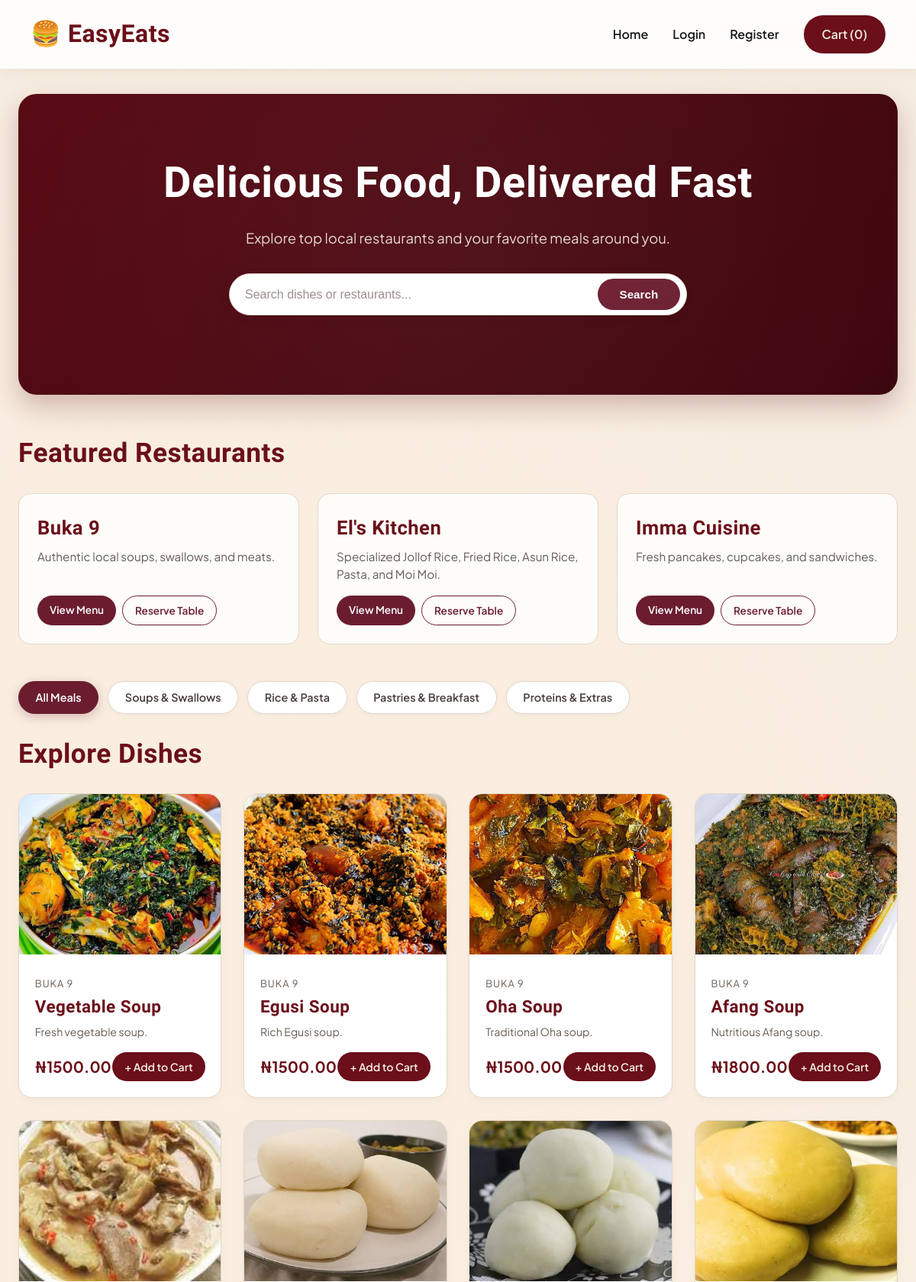
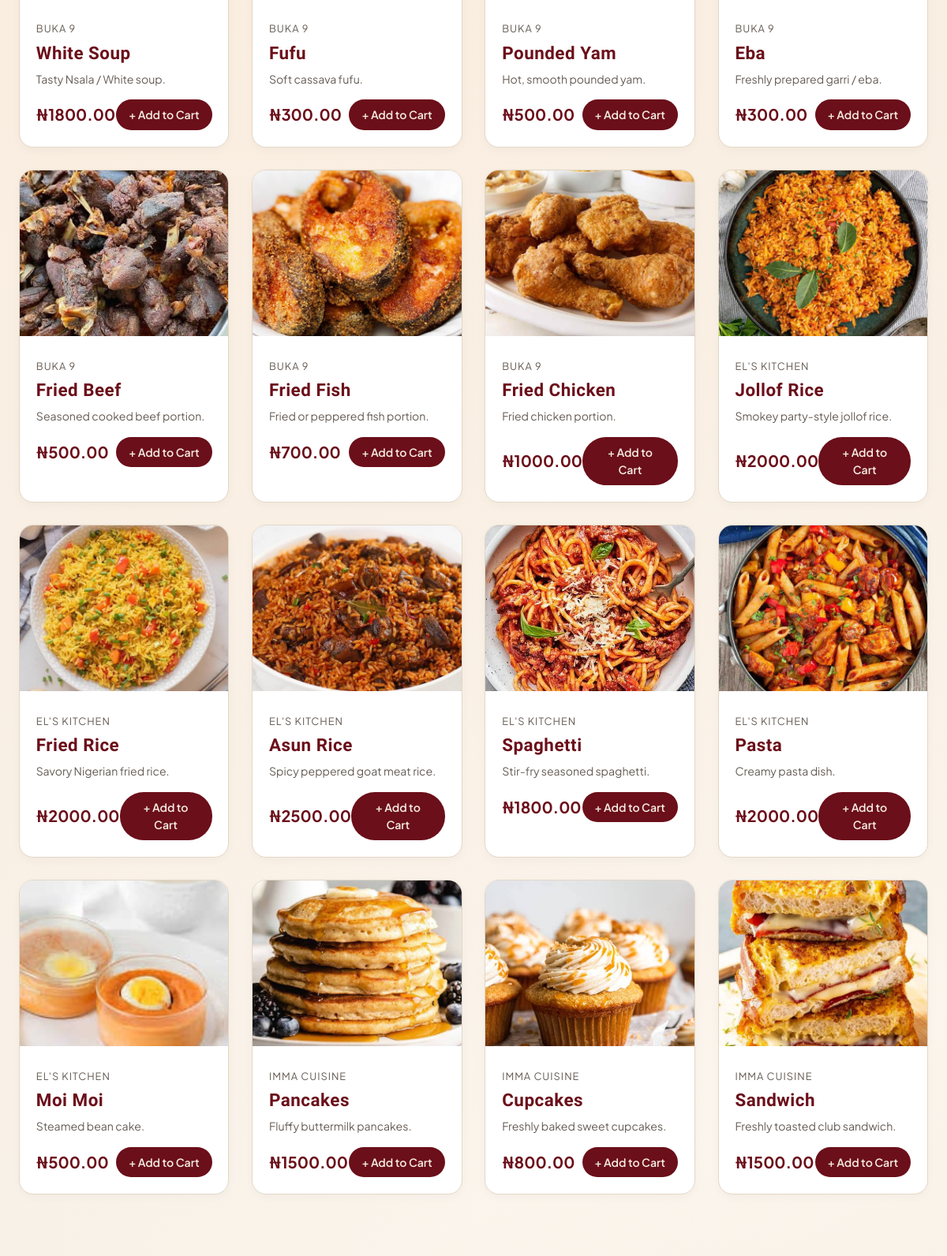
The page / (upper part) on the database its author committed (2 pictures, top to bottom).
### food_orders/models.py (models this page shows, shortened)
class Restaurant(models.Model):
    name = models.CharField(max_length=100)
    slug = models.SlugField(unique=True)
    description = models.TextField(blank=True)
    location = models.CharField(max_length=50, choices=LOCATION_CHOICES, default='ihiagwa')

class Category(models.Model):
    name = models.CharField(max_length=100)
    slug = models.SlugField(unique=True)
    class Meta:
        verbose_name_plural = 'Categories'

class Dish(models.Model):
    restaurant = models.ForeignKey(Restaurant, on_delete=models.CASCADE, related_name='dishes')
    category = models.ForeignKey(Category, on_delete=models.CASCADE, related_name='dishes')
    name = models.CharField(max_length=100)
    slug = models.SlugField(unique=True)
    description = models.TextField(blank=True)
    price = models.DecimalField(max_digits=10, decimal_places=2)
    image = models.ImageField(upload_to='dishes/', blank=True, null=True)
    is_available = models.BooleanField(default=True)

### food_orders/views.py (the view)
# urls.py: path('', views.home, name='home'),
def home(request):
    categories = Category.objects.all()
    restaurants = Restaurant.objects.all()
    query = request.GET.get('q', '').strip()
    selected_category_slug = request.GET.get('category')
    dishes = Dish.objects.filter(is_available=True)
    if query:
        dishes = dishes.filter(
            Q(name__icontains=query) |
            Q(description__icontains=query) |
            Q(restaurant__name__icontains=query)
        )
    if selected_category_slug:
        dishes = dishes.filter(category__slug=selected_category_slug)
    context = {
        'categories': categories,
        'restaurants': restaurants,
        'dishes': dishes,
        'selected_category': selected_category_slug,
        'query': query,
    }
    return render(request, 'food_orders/home.html', context)

### food_orders/context_processors.py (called while the page is built)
def cart_counter(request):
    cart_id = request.session.get('cart_id')
    total_items = 0
    if cart_id:
        try:
            cart = Cart.objects.get(id=cart_id)
            total_items = sum(item.quantity for item in cart.items.all())
        except Cart.DoesNotExist:
            pass
    return {'cart_total_items': total_items}

### food_orders/templates/food_orders/home.html (shortened to what this page needs)
{% extends 'food_orders/base.html' %}
{% block content %}
<section class="hero">
    <h1>Delicious Food, Delivered Fast</h1>
    <p>Explore top local restaurants and your favorite meals around you.</p>
    <form action="{% url 'home' %}" method="GET" class="search-form">
        <input
            type="text"
            name="q"
            value="{{ query|default:'' }}"
            placeholder="Search dishes or restaurants..."
            autocomplete="off"
        >
        <button type="submit" class="btn-pill-primary">Search</button>
    </form>
</section>
<h2 class="section-title">Featured Restaurants</h2>
<div class="restaurant-grid">
    {% for restaurant in restaurants %}
        {% if restaurant.slug %}
            <div class="restaurant-card" style="display: flex; flex-direction: column; justify-content: space-between;">
                <div>
                    <h3>{{ restaurant.name }}</h3>
                    <p>{{ restaurant.description }}</p>
                </div>
                <div style="display: flex; gap: 0.5rem; margin-top: 1rem;">
                    <a href="{% url 'restaurant_detail' restaurant.slug %}" class="btn-pill-primary" style="text-decoration: none; font-size: 0.85rem; padding: 0.5rem 1rem;">View Menu</a>
                    <a href="{% url 'make_reservation' restaurant.slug %}" style="border: 1.5px solid #6b1d2f; color: #6b1d2f; padding: 0.5rem 1rem; border-radius: 50px; text-decoration: none; font-size: 0.85rem; font-weight: 600;">Reserve Table</a>
                </div>
            </div>
        {% endif %}
    {% endfor %}
</div>
<div class="category-pills">
    <a href="{% url 'home' %}" class="pill {% if not selected_category %}active{% endif %}">All Meals</a>
    {% for cat in categories %}
        <a href="?category={{ cat.slug }}" class="pill {% if selected_category == cat.slug %}active{% endif %}">
            {{ cat.name }}
        </a>
    {% endfor %}
</div>
<h2 class="section-title">Explore Dishes</h2>
<div class="grid">
    {% for dish in dishes %}
        <div class="card">
            {% if dish.image %}
                <img src="{{ dish.image.url }}" alt="{{ dish.name }}" class="card-img">
            {% else %}
                <div class="card-img" style="display: flex; align-items: center; justify-content: center; color: var(--text-muted); font-size: 0.9rem;">
                    No Image Uploaded
                </div>
            {% endif %}
            <div class="card-body">
                <div style="font-size: 0.8rem; color: var(--text-muted); text-transform: uppercase; letter-spacing: 1px; margin-bottom: 0.2rem;">
                    {{ dish.restaurant.name }}
                </div>
                <h3 class="card-title">{{ dish.name }}</h3>
                <p style="color: var(--text-muted); font-size: 0.88rem; margin-bottom: 1rem; line-height: 1.4;">
                    {{ dish.description|truncatewords:12 }}
                </p>
                <div style="display: flex; justify-content: space-between; align-items: center;">
                    <span class="card-price">₦{{ dish.price }}</span>
                    <a href="{% url 'add_to_cart' dish.id %}" class="btn" style="padding: 0.5rem 1rem; font-size: 0.88rem;">
                        + Add to Cart
                    </a>
                </div>
            </div>
        </div>
    {% empty %}
        <p>No dishes found.</p>
    {% endfor %}
</div>
{% endblock %}

### rows shown on the page
Restaurant: name "Buka 9", description "Authentic local soups, swallows, and meats."
Restaurant: name "El's Kitchen", description "Specialized Jollof Rice, Fried Rice, Asun Rice, Pasta, and Moi Moi."
Restaurant: name "Imma Cuisine", description "Fresh pancakes, cupcakes, and sandwiches."
Category: name "Soups & Swallows"
Category: name "Rice & Pasta"
Category: name "Pastries & Breakfast"
Category: name "Proteins & Extras"
Dish: image (picture), restaurant.name "BUKA 9", name "Vegetable Soup", description "Fresh vegetable soup.", price "1500.00"
Dish: image (picture), restaurant.name "BUKA 9", name "Egusi Soup", description "Rich Egusi soup.", price "1500.00"
Dish: image (picture), restaurant.name "BUKA 9", name "Oha Soup", description "Traditional Oha soup.", price "1500.00"
Dish: image (picture), restaurant.name "BUKA 9", name "Afang Soup", description "Nutritious Afang soup.", price "1800.00"
Dish: image (picture), restaurant.name "BUKA 9", name "White Soup", description "Tasty Nsala / White soup.", price "1800.00"
Dish: image (picture), restaurant.name "BUKA 9", name "Fufu", description "Soft cassava fufu.", price "300.00"
Dish: image (picture), restaurant.name "BUKA 9", name "Pounded Yam", description "Hot, smooth pounded yam.", price "500.00"
Dish: image (picture), restaurant.name "BUKA 9", name "Eba", description "Freshly prepared garri / eba.", price "300.00"
Dish: image (picture), restaurant.name "BUKA 9", name "Fried Beef", description "Seasoned cooked beef portion.", price "500.00"
Dish: image (picture), restaurant.name "BUKA 9", name "Fried Fish", description "Fried or peppered fish portion.", price "700.00"
Dish: image (picture), restaurant.name "BUKA 9", name "Fried Chicken", description "Fried chicken portion.", price "1000.00"
Dish: image (picture), restaurant.name "EL'S KITCHEN", name "Jollof Rice", description "Smokey party-style jollof rice.", price "2000.00"
Dish: image (picture), restaurant.name "EL'S KITCHEN", name "Fried Rice", description "Savory Nigerian fried rice.", price "2000.00"
Dish: image (picture), restaurant.name "EL'S KITCHEN", name "Asun Rice", description "Spicy peppered goat meat rice.", price "2500.00"
Dish: image (picture), restaurant.name "EL'S KITCHEN", name "Spaghetti", description "Stir-fry seasoned spaghetti.", price "1800.00"
Dish: image (picture), restaurant.name "EL'S KITCHEN", name "Pasta", description "Creamy pasta dish.", price "2000.00"
Dish: image (picture), restaurant.name "EL'S KITCHEN", name "Moi Moi", description "Steamed bean cake.", price "500.00"
Dish: image (picture), restaurant.name "IMMA CUISINE", name "Pancakes", description "Fluffy buttermilk pancakes.", price "1500.00"
Dish: image (picture), restaurant.name "IMMA CUISINE", name "Cupcakes", description "Freshly baked sweet cupcakes.", price "800.00"
Dish: image (picture), restaurant.name "IMMA CUISINE", name "Sandwich", description "Freshly toasted club sandwich.", price "1500.00"

### other values the page prints
{{ cart_total_items }} "0"
